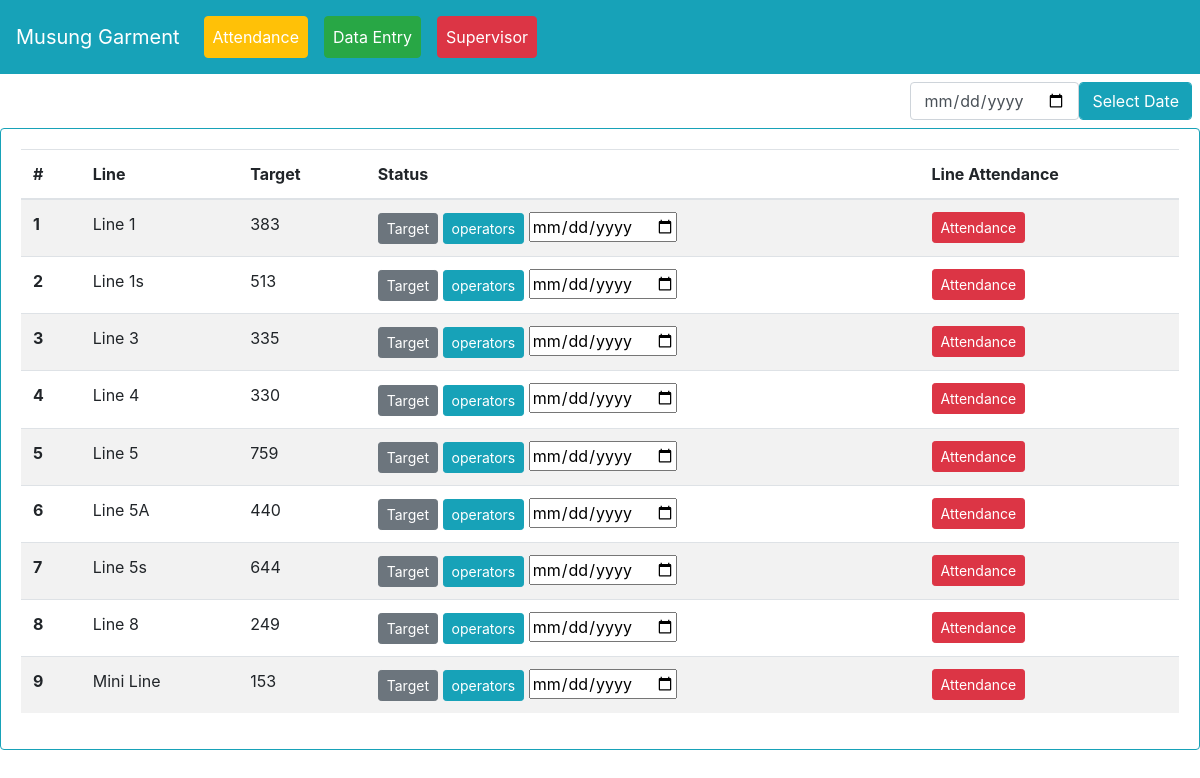
The app's page /attendance_backdate/, older data.
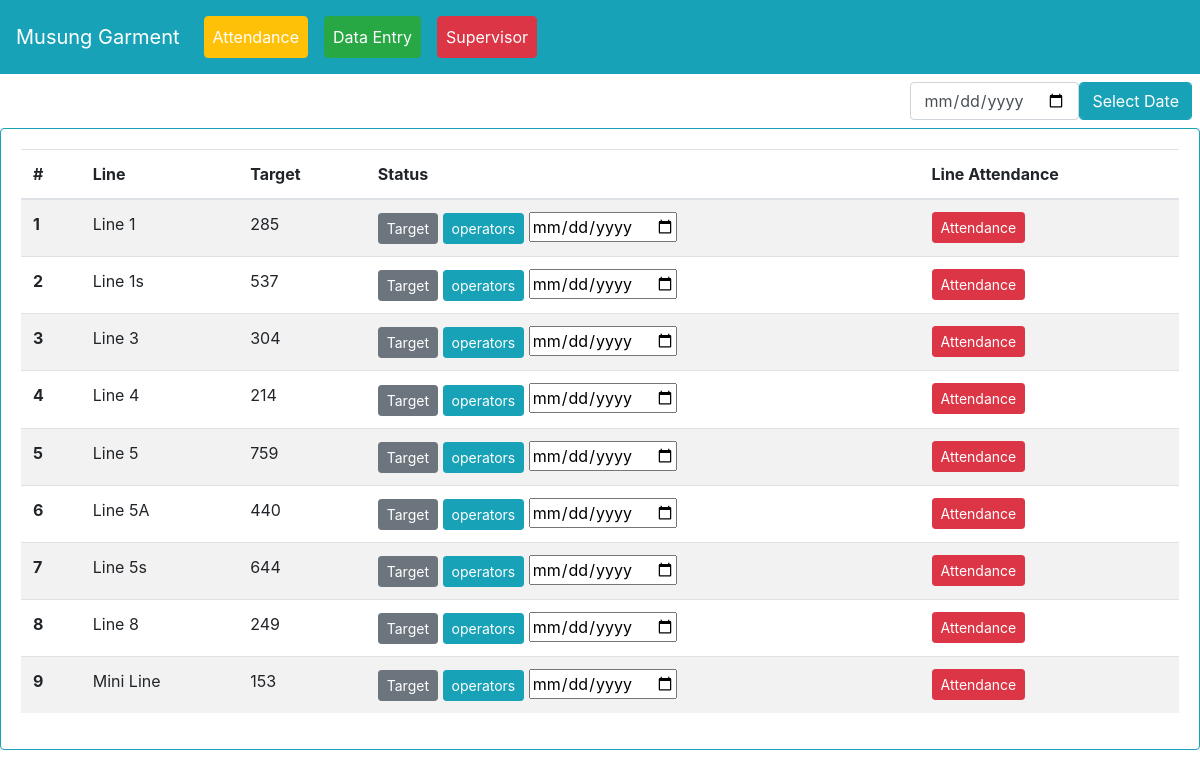
The same page, newer data.
### myapp/models.py (models this page shows, shortened)
class line(models.Model):
    line_name = models.CharField(max_length=255)
    target = models.PositiveIntegerField(default=0)

### myapp/views.py (the view)
# urls.py: path('attendance_backdate/', views.attendance_backdate, name='attendance_backdate'),
def attendance_backdate(request):
    bdate = request.POST.get('duedate')
    lis = line.objects.all()
    context = {'lis':lis, 'bdate':bdate}
    return render(request, 'attendance_backdate.html', context)

### templates/attendance_backdate.html (shortened to what this page needs)
{% extends 'base.html' %}
{% block content %}
<div class="d-flex justify-content-end">
  <form method="post" action="{% url 'myapp:attendance_backdate' %}">{% csrf_token %}
    <div class="row m-2">
      <input type="date" name="duedate"  class="form-control col datepicker">
      <input type="submit" class="form-control btn btn-md btn-info col" value="Select Date">
    </div>
  </form>
</div>
<div class="card border-info mb-3">
  <div class="card-body">
<table class="table table-striped" id="invlist">
  <thead>
    <tr class="lilisttr">
      <th scope="col">#</th>
      <th scope="col">Line</th>
      <th scope="col">Target</th>
      <th scope="col">Status</th>
      <th scope="col">Line Attendance</th>
    </tr>
  </thead>
  <tbody id="linelistTbl">
  	{% for i in lis %}
    <tr class="linetr">
      <th scope="row" class="lid">{{i.id}}</th>
      <td>{{i.line_name}}</td>
      <td>{{i.target}}</td>
      <td>
<button type="button" class="btn btn-sm btn-secondary" data-toggle="modal" data-target="#lineu-{{i.id}}">
  Target
</button>
    <a href="{% url 'myapp:operatoratt' i.id %}" class="btn btn-sm btn-info">operators</a>
    <input type="date" name="backd" value="{{bdate}}" class="bdate">
      </td>
      <td>
        <button type="button" class="dueattendance btn btn-sm btn-danger">Attendance</button>
      </td>
    </tr>
    {% endfor %}
  </tbody>
</table>
  </div>
</div>
{% endblock content %}

Row changes from the older to the newer data that the page shows:
changed line "Line 1": target "383" → "285"
changed line "Line 1s": target "513" → "537"
changed line "Line 3": target "335" → "304"
changed line "Line 4": target "330" → "214"
